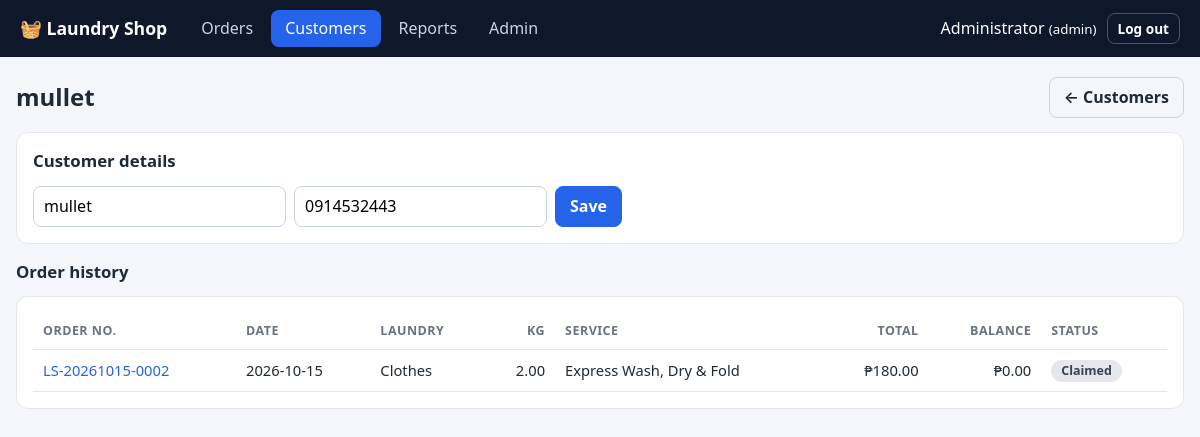
The app's page /customers/2 (signed in) with its own data.
### tables this page shows
CREATE TABLE customers (
    id         INTEGER PRIMARY KEY AUTOINCREMENT,
    name       TEXT NOT NULL,
    contact    TEXT NOT NULL DEFAULT '',
    created_at TEXT NOT NULL DEFAULT CURRENT_TIMESTAMP
);

CREATE TABLE orders (
    id           INTEGER PRIMARY KEY AUTOINCREMENT,
    order_no     TEXT NOT NULL UNIQUE,
    customer_id  INTEGER NOT NULL REFERENCES customers(id),
    laundry_type TEXT NOT NULL,
    weight_kg    REAL NOT NULL CHECK (weight_kg > 0),
    service_id   INTEGER NOT NULL REFERENCES services(id),
    price_per_kg REAL NOT NULL,          -- price snapshot so later price changes don't alter old orders
    total        REAL NOT NULL,
    order_date   TEXT NOT NULL,          -- YYYY-MM-DD
    status       TEXT NOT NULL DEFAULT 'Pending',
    claimed_date TEXT,
    created_by   INTEGER
);

CREATE TABLE services (
    id           INTEGER PRIMARY KEY AUTOINCREMENT,
    name         TEXT NOT NULL UNIQUE,
    price_per_kg REAL NOT NULL CHECK (price_per_kg >= 0)
);

### app.py (the view, shortened to what this page needs)
@app.route("/customers/<int:customer_id>", methods=["GET", "POST"])
@login_required
def customer_detail(customer_id):
    customer = next((c for c in db.list_customers() if c["id"] == customer_id), None)
    if customer is None:
        abort(404)
    return render_template("customer_detail.html", c=customer, history=db.customer_orders(customer_id))

### app.py (called while the page is built)
def csrf_token():
    if "_csrf" not in session:
        session["_csrf"] = secrets.token_hex(16)
    return session["_csrf"]

@app.before_request
def check_csrf():
    if request.method == "POST":
        sent, real = request.form.get("_csrf", ""), session.get("_csrf", "")
        if not real or not secrets.compare_digest(sent, real):
            abort(400, "Invalid or missing form token. Go back, refresh the page and try again.")

@app.template_filter("peso")
def peso(value):
    return f"₱{value or 0:,.2f}"

@app.context_processor
def inject_globals():
    return dict(
        user=session.get("user"), csrf_token=csrf_token, statuses=db.STATUSES,
        methods=db.PAYMENT_METHODS, pay_status=db.payment_status,
        shop_name=SHOP_NAME, shop_address=SHOP_ADDRESS, shop_contact=SHOP_CONTACT,
        balance_of=lambda o: max(round(o["total"] - o["paid"], 2), 0),
    )

def login_required(view):
    @wraps(view)
    def wrapper(*a, **kw):
        if not session.get("user"):
            return redirect(url_for("login"))
        return view(*a, **kw)
    return wrapper

### db.py (called while the page is built)
@contextmanager
def db():
    conn = sqlite3.connect(DB_PATH)
    conn.row_factory = sqlite3.Row
    conn.execute("PRAGMA foreign_keys = ON")
    try:
        yield conn
        conn.commit()
    except Exception:
        conn.rollback()
        raise
    finally:
        conn.close()

def list_customers(search=""):
    like = f"%{search}%"
    with db() as c:
        return c.execute(
            """SELECT c.*, (SELECT COUNT(*) FROM orders o WHERE o.customer_id = c.id) AS order_count
               FROM customers c
               WHERE c.name LIKE ? OR c.contact LIKE ?
               ORDER BY c.name COLLATE NOCASE""",
            (like, like),
        ).fetchall()

def customer_orders(customer_id):
    with db() as c:
        return c.execute(ORDER_SELECT + " WHERE o.customer_id = ? ORDER BY o.id DESC", (customer_id,)).fetchall()

### templates/customer_detail.html (shortened to what this page needs)
{% extends "base.html" %}
{% block content %}
<div class="page-head"><h1>{{ c.name }}</h1><a class="btn ghost" href="{{ url_for('customers') }}">← Customers</a></div>
<section class="card">
  <h2>Customer details</h2>
  <form method="post" class="inline-form">
    <input name="name" value="{{ c.name }}" required>
    <input name="contact" value="{{ c.contact }}" placeholder="Contact number">
    <button class="btn primary">Save</button>
  </form>
</section>
<h2>Order history</h2>
<div class="table-wrap card">
<table>
  <thead><tr><th>Order No.</th><th>Date</th><th>Laundry</th><th class="r">Kg</th><th>Service</th><th class="r">Total</th><th class="r">Balance</th><th>Status</th></tr></thead>
  <tbody>
  {% for o in history %}
  <tr><td><a href="{{ url_for('order_detail', order_id=o.id) }}">{{ o.order_no }}</a></td><td>{{ o.order_date }}</td>
      <td>{{ o.laundry_type }}</td><td class="r">{{ '%.2f'|format(o.weight_kg) }}</td><td>{{ o.service }}</td>
      <td class="r">{{ o.total|peso }}</td><td class="r">{{ balance_of(o)|peso }}</td>
      <td><span class="badge st-{{ o.status|replace(' ', '-')|lower }}">{{ o.status }}</span></td></tr>
  {% else %}<tr><td colspan="8" class="muted center">No orders yet.</td></tr>{% endfor %}
  </tbody>
</table>
</div>
{% endblock %}

### static/style.css (style rules this page uses)
:root { --bg:#f4f6fb;--card:#fff;--text:#1f2937;--muted:#6b7280;--line:#e5e7eb;--primary:#2563eb;--primary-d:#1d4ed8;--danger:#dc2626;--ok:#15803d }
* { box-sizing:border-box }
body { margin:0;font-family:system-ui,-apple-system,"Segoe UI",Roboto,sans-serif;background:var(--bg);color:var(--text);line-height:1.45 }
a { color:var(--primary);text-decoration:none }
h1 { font-size:1.5rem;margin:0 }
h2 { font-size:1.05rem;margin:0 0 .75rem }
.r { text-align:right }
.card { background:var(--card);border:1px solid var(--line);border-radius:12px;padding:16px;margin-bottom:16px }
.page-head { display:flex;justify-content:space-between;align-items:center;margin-bottom:14px;gap:10px;flex-wrap:wrap }
input,select { font:inherit;padding:8px 10px;border:1px solid #cbd5e1;border-radius:8px;background:#fff;max-width:100% }
.btn { font:inherit;font-weight:600;padding:8px 14px;border-radius:8px;border:1px solid #cbd5e1;background:#fff;color:var(--text);cursor:pointer;display:inline-block }
.btn.primary { background:var(--primary);border-color:var(--primary);color:#fff }
.btn.ghost { background:transparent }
.inline-form { display:flex;gap:8px;flex-wrap:wrap;align-items:center;margin:0 }
.table-wrap { overflow-x:auto }
table { width:100%;border-collapse:collapse;font-size:.92rem }
th,td { padding:9px 10px;border-bottom:1px solid var(--line);text-align:left;white-space:nowrap }
th.r,td.r { text-align:right }
th { font-size:.78rem;text-transform:uppercase;letter-spacing:.04em;color:var(--muted) }
.badge { display:inline-block;padding:2px 10px;border-radius:999px;font-size:.78rem;font-weight:600;background:#e5e7eb }
.st-claimed { background:#e5e7eb;color:#374151 }

### records on screen
customers: name "mullet", contact "0914532443"
orders: order_no "LS-20261015-0002", order_date "2026-10-15", laundry_type "Clothes", weight_kg "2.00", service "Express Wash, Dry & Fold", total|peso "₱180.00", balance_of "₱0.00", status "Claimed"

### other values on screen
{{ user.name }} "Administrator"
{{ user.role }} "admin"
